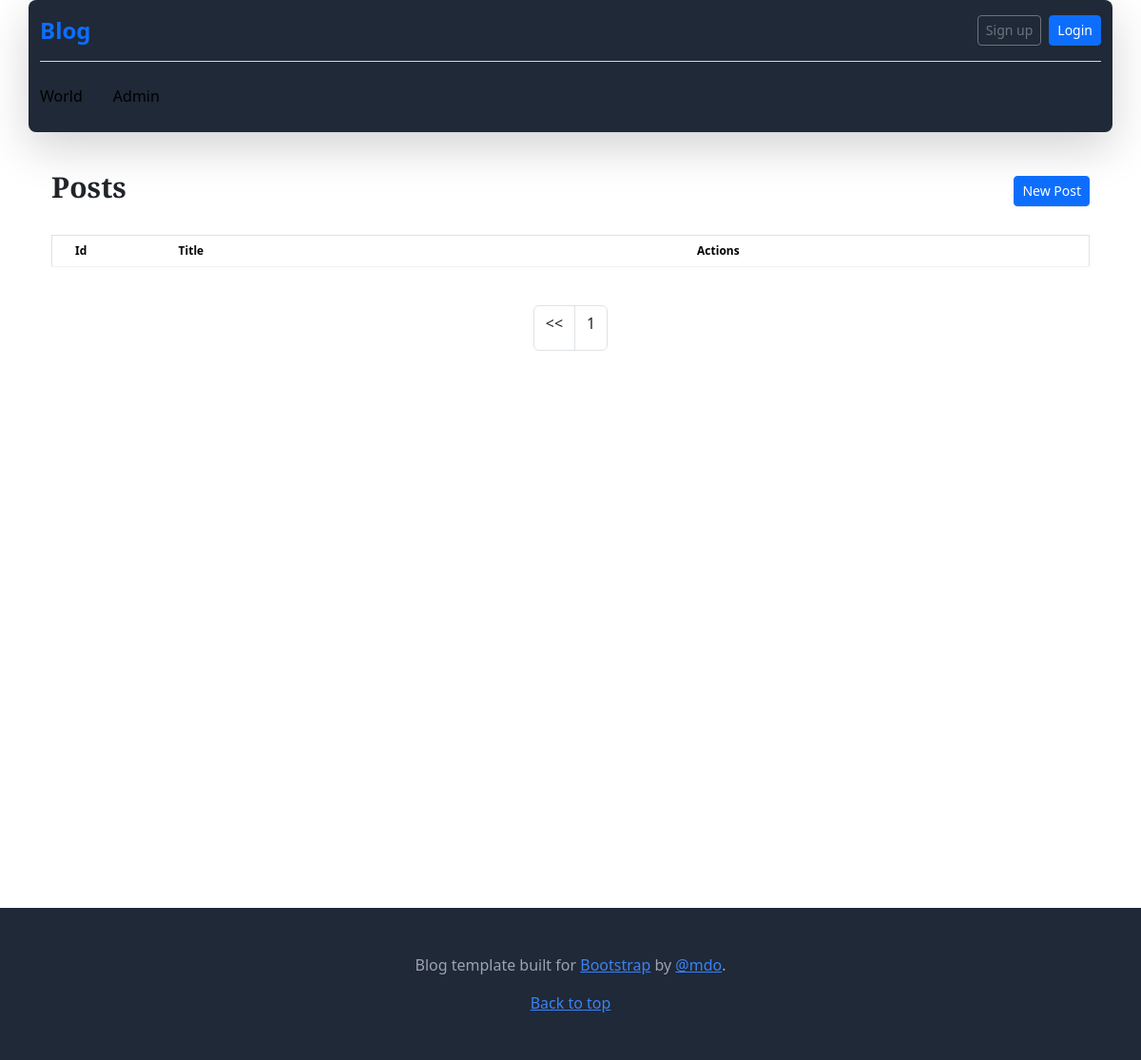
/admin/posts?page=2, run on an earlier commit of the app's database.
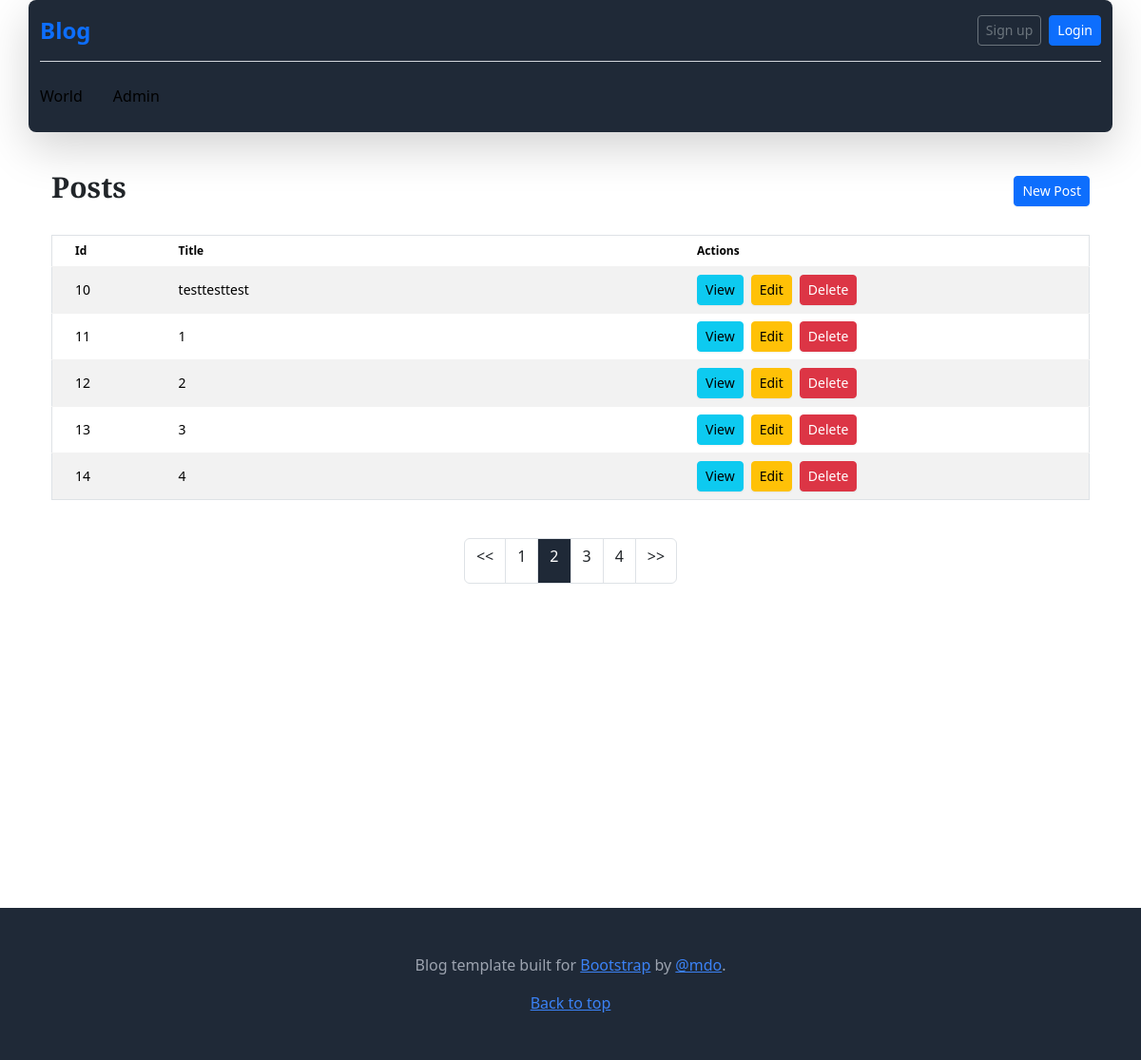
And on a later commit of the database.
### tables this page shows
CREATE TABLE posts
(
    id    integer
        constraint posts_pk
            primary key autoincrement,
    title text not null,
    body  text not null
);

### src/Route.php (called while the page is built, shortened)
<?php
class Route {
    public function __construct($method, $path, $action)
    {
        $this->method = $method;
        $this->path = $path;
        $this->action = $action;
    }
}

### src/Router.php (called while the page is built, shortened)
<?php
class Router {
    public static $routes = [];
    public $path;
    public $method;
    public function __construct($path, $method)
    {
        $this->path = parse_url($path, PHP_URL_PATH);
        $this->method = $method;
    }
    public function match(){
        foreach(self::$routes as $route){
            if($route->path === $this->path && $route->method === $this->method){
                return $route;
            }
        }
        return false;
    }
    public static function addRoute($method, $path, $action){
        self::$routes[] = new Route($method, $path, $action);
    }
}

### helpers.php (called while the page is built, shortened)
<?php
function view($viewName, $vars=[]){
    extract($vars);
    include __DIR__ . "/views/$viewName.php";
}
function auth(){
    if(!isset($_SESSION['userId'])){
        return false;
    }
    return false;
}

### src/Controllers/PostsController.php (called while the page is built, shortened)
<?php
class PostsController
{
    public function index() {
        $perPage = 5;
        $currentPage = isset($_GET['page']) ? (int)$_GET['page'] : 1;
        $totalPosts = Post::count();
        $totalPages = ceil($totalPosts / $perPage);
        $offset = ($currentPage - 1) * $perPage;
        $posts = Post::paginate($perPage, $offset);
        view('posts/index', compact('posts', 'currentPage', 'totalPages'));
    }
}

### src/DB.php (called while the page is built, shortened)
<?php
class DB
{
    private $conn;
    public function __construct()
    {
        try {
            $this->conn = new PDO('sqlite:' . __DIR__ . '/../db.sqlite');
            $this->conn->setAttribute(PDO::ATTR_ERRMODE, PDO::ERRMODE_EXCEPTION);
        } catch (PDOException $e) {
            echo "Connection failed: " . $e->getMessage();
        }
    }
    public function query($sql)
    {
        return $this->conn->query($sql);
    }
    public function prepare($sql)
    {
        return $this->conn->prepare($sql);
    }
}

### src/Models/Post.php (called while the page is built, shortened)
<?php
class Post extends Model {
    public static $table = 'posts';
    public static function count() {
        $db = new DB();
        $stmt = $db->query("SELECT COUNT(*) as count FROM " . self::$table);
        $result = $stmt->fetch();
        return $result['count'];
    }
    public static function paginate($limit, $offset) {
        $db = new DB();
        $stmt = $db->prepare("SELECT * FROM " . self::$table . " LIMIT :limit OFFSET :offset");
        $stmt->bindValue(':limit', $limit, \PDO::PARAM_INT);
        $stmt->bindValue(':offset', $offset, \PDO::PARAM_INT);
        $stmt->execute();
        return $stmt->fetchAll(\PDO::FETCH_CLASS, self::class);
    }
}

### views/posts/index.php (the view)
<?php view('partials/header'); ?>
<main class="container mx-auto p-4 min-h-screen">
    <div class="flex justify-between items-center mb-4">
        <h1 class="text-3xl font-bold">Posts</h1>
        <a class="btn btn-primary btn-sm flex items-center justify-center transition duration-300 ease-in-out transform hover:scale-105" href="/admin/posts/create">New Post</a>
    </div>
    <div class="overflow-x-auto">
        <table class="table w-full table-striped border border-gray-300">
            <thead class="bg-gray-200">
                <tr>
                    <th class="px-4 py-2 w-1/12">Id</th>
                    <th class="px-4 py-2 w-5/12">Title</th>
                    <th class="px-4 py-2 w-4/12">Actions</th>
                </tr>
            </thead>
            <tbody>
                <?php foreach ($posts as $post): ?>
                    <tr class="border-b">
                        <td class="px-4 py-2"><?= $post->id ?></td>
                        <td class="px-4 py-2"><?= $post->title ?></td>
                        <td class="px-4 py-2">
                            <div class="flex space-x-2">
                                <a class="btn btn-info flex btn-sm items-center justify-center transition duration-300 ease-in-out transform hover:scale-105" href="/posts/show?id=<?= $post->id ?>">View</a>
                                <a class="btn btn-warning btn-sm flex items-center justify-center transition duration-300 ease-in-out transform hover:scale-105" href="/admin/posts/edit?id=<?= $post->id ?>">Edit</a>
                                <a class="btn btn-danger btn-sm flex items-center justify-center transition duration-300 ease-in-out transform hover:scale-105" href="/admin/posts/delete?id=<?= $post->id ?>">Delete</a>
                            </div>
                        </td>
                    </tr>
                <?php endforeach ?>
            </tbody>
        </table>
    </div>
    <div class="mt-4">
    <?php include __DIR__ . '/../partials/pagination.php'; ?>
    </div>
</main>
<?php view('partials/footer'); ?>

### public/index.php (shortened to what this page needs)
<?php
require __DIR__ . '/../helpers.php';
$router = new App\Router($_SERVER['REQUEST_URI'], $_SERVER['REQUEST_METHOD']);
$match = $router->match();
if($match){
    if(is_callable($match->action)){
        call_user_func($match->action);
    } elseif(is_array($match->action) && count($match->action) === 2){
        $controller = new $class();
        $method = $match->action[1];
        $controller->$method();
    } else {
        echo 'invalid route definition';
    }
} else {
    http_response_code(404);
    echo '404';
}

### views/partials/header.php (shortened to what this page needs)
<!doctype html>
<html lang="en" data-bs-theme="auto">
<head>
  <link href="/output.css" rel="stylesheet">
  <link href="/blog.css" rel="stylesheet">
  <link rel="stylesheet" href="https://cdn.jsdelivr.net/npm/@docsearch/css@3">
  <link href="https://cdn.jsdelivr.net/npm/tailwindcss@2.2.19/dist/tailwind.min.css" rel="stylesheet">
  <link href="/assets/dist/css/bootstrap.min.css" rel="stylesheet">
  <link href="blog.css" rel="stylesheet">
</head>
  <div class="container col-md-12 bg-gray-800 rounded-lg shadow-lg">
    <header class="py-3 flex justify-between items-center border-b border-gray-300">
      <div class="text-center">
        <a class="text-2xl font-bold no-underline" href="#">Blog</a>
      </div>
      <div class="flex items-center">
        <?php if (auth()): ?>
          <div class="dropdown">
            <button class="btn btn-secondary dropdown-toggle" type="button" data-bs-toggle="dropdown" aria-expanded="false">
              <?=auth()->email?>
            </button>
            <ul class="dropdown-menu">
              <li><a class="dropdown-item" href="/profile">Profile</a></li>
              <li><a class="dropdown-item" href="/logout">Logout</a></li>
            </ul>
          </div>
        <?php else: ?>
          <a class="btn btn-sm btn-outline-secondary" href="/register">Sign up</a>
          <a class="btn btn-sm btn-primary ms-2" href="/login">Login</a>
        <?php endif ?>
      </div>
    </header>
    <div class="nav-scroller py-3 mb-3">
      <nav class="nav nav-underline flex space-x-4">
        <a class="nav-item nav-link link-body-emphasis" href="/">World</a>
        <a class="nav-item nav-link link-body-emphasis" href="/admin/posts">Admin</a>
      </nav>
    </div>
  </div>
</body>
</html>

### views/partials/pagination.php
<div class="flex justify-center mt-4">
    <div class="join">
        <?php if (isset($currentPage) && $currentPage > 1): ?>
            <a href="?page=<?= $currentPage - 1 ?>" class="pagination-link join-item btn btn-md border border-gray-600 btn-outline" data-page="<?= $currentPage - 1 ?>"><<</a>
        <?php endif; ?>
        <?php if (isset($totalPages)): ?>
            <?php for ($i = 1; $i <= $totalPages; $i++): ?>
                <a href="?page=<?= $i ?>" class="pagination-link join-item btn btn-md border border-gray-600 btn-outline <?= $i == $currentPage ? 'join-item btn-active btn-md border border-gray-600 btn-outline' : '' ?>" data-page="<?= $i ?>"><?= $i ?></a>
            <?php endfor; ?>
        <?php endif; ?>
        <?php if (isset($currentPage) && $currentPage < $totalPages): ?>
            <a href="?page=<?= $currentPage + 1 ?>" class="pagination-link join-item btn btn-md border border-gray-600 btn-outline" data-page="<?= $currentPage + 1 ?>">>></a>
        <?php endif; ?>
    </div>
</div>

### views/partials/footer.php (shortened to what this page needs)
<footer class="py-5 text-center text-gray-400 bg-gray-800 mt-auto">
  <p>Blog template built for <a href="https://getbootstrap.com/" class="text-blue-500 hover:underline">Bootstrap</a> by <a href="https://twitter.com/mdo" class="text-blue-500 hover:underline">@mdo</a>.</p>
  <p class="mb-0">
    <a href="#" class="text-blue-500 hover:underline">Back to top</a>
  </p>
</footer>
</body>
</html>

### public/blog.css (style rules this page uses)
h1, h2, h3, h4, h5, h6 { font-family: "Playfair Display", Georgia, "Times New Roman", serif; }

What changed in the data, as far as the page shows it:
added posts: id "10", title "testtesttest"
added posts: id "11", title "1"
added posts: id "12", title "2"
added posts: id "13", title "3"
added posts: id "14", title "4"
Also different on the page:
new list line: "2"
new list line: "3"
new list line: "4"
